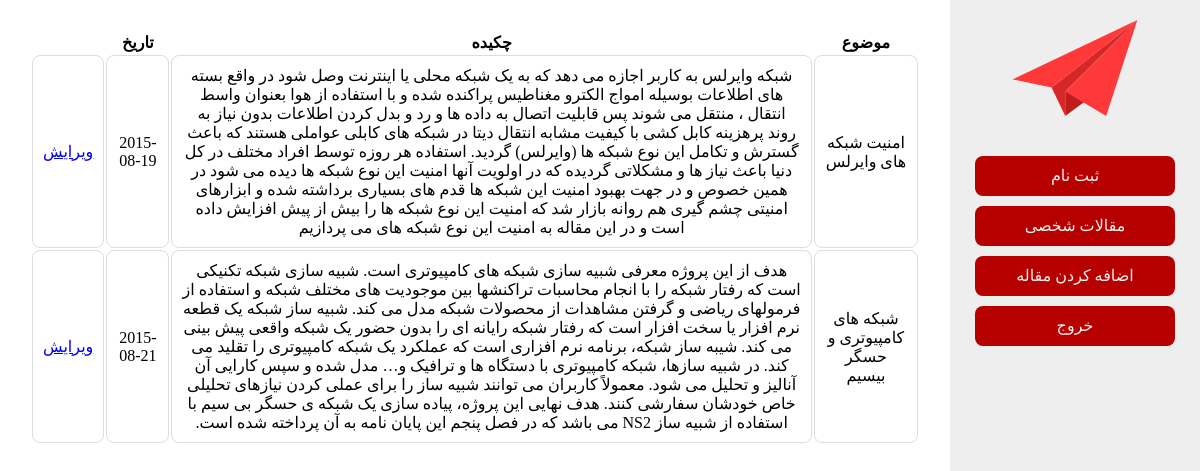
/user/user_papers.php (signed in), run on the app's committed database.
### tables this page shows
CREATE TABLE IF NOT EXISTS `papers` (
  `id` int(11) NOT NULL AUTO_INCREMENT,
  `user` int(11) NOT NULL,
  `subject` varchar(1024) NOT NULL,
  `date` date NOT NULL,
  `summary` varchar(10240) NOT NULL,
  `accept` int(11) DEFAULT NULL,
  PRIMARY KEY (`id`)
);

### src/user/user_papers.php (the view, shortened to what this page needs)
<?php
include "../com/conn.php";
include "user_nav.php";
$user = $_SESSION['user'];
$sql = "
    SELECT
        id,
        subject,
        summary,
        date
    FROM
        papers
    WHERE
        user = $user";
$res = $db->query($sql);
$res = $res->fetchAll();
?>
<div id="content">
    <table id="papers">
        <tr>
           <th>موضوع</th>
           <th>چکیده</th>
           <th>تاریخ</th>
        </tr>
        <?php foreach($res as $row) { ?>
            <tr>
                <td><?php echo $row['subject'] ?></td>
                <td><?php echo $row['summary'] ?></td>
                <td><?php echo $row['date'] ?></td>
                <td><a href="user_edit_paper.php?paper=<?php echo $row['id'] ?>">ویرایش</a></td>
            </tr>
        <?php } ?>
    </table>
</div>

### src/css/panel.css (style rules this page uses)
#content { text-align: center; overflow: scroll; position: absolute; display: table; height: 100%; width: 100%; z-index: -1; right: 0; top: 0; }
#content table { vertical-align: middle; padding-right: 280px; padding-bottom: 30px; padding-left: 30px; padding-top: 30px; width: 100%; }
#content table td { border-style: solid; border-width: thin; border-radius: 8px; border-color: #DDD; padding: 10px; height: 40px; }

### data on the page
papers: subject "امنیت شبکه های وایرلس", summary "شبکه وایرلس به کاربر اجازه می دهد که به یک شبکه محلی یا اینترنت وصل شود در واقع بسته های اطلاعات بوسیله امواج الکترو مغناطیس پراکنده شده و با استفاده از هوا بعنوان واسط انتقال ، منتقل می شوند پس قابلیت اتصال به داده ها و رد و بدل کردن اطلاعات بدون نیاز به روند پرهزینه کابل کشی با کیفیت مشابه انتقال دیتا در شبکه های کابلی عواملی هستند که باعث گسترش و تکامل این نوع شبکه ها (وایرلس) گردید. استفاده هر روزه توسط افراد مختلف در کل دنیا باعث نیاز ها و مشکلاتی گردیده که در اولویت آنها امنیت این نوع شبکه ها دیده می شود در همین خصوص و در جهت بهبود امنیت این شبکه ها قدم های بسیاری برداشته شده و ابزارهای امنیتی چشم گیری هم روانه بازار شد که امنیت این نوع شبکه ها را بیش از پیش افزایش داده است و در این…", date "2015-08-19"
papers: subject "شبکه های کامپیوتری و حسگر بیسیم", summary "هدف از این پروژه معرفی شبیه سازی شبکه های کامپیوتری است. شبیه سازی شبکه تکنیکی است که رفتار شبکه را با انجام محاسبات تراکنشها بین موجودیت های مختلف شبکه و استفاده از فرمولهای ریاضی و گرفتن مشاهدات از محصولات شبکه مدل می کند. شبیه ساز شبکه یک قطعه نرم افزار یا سخت افزار است که رفتار شبکه رایانه ای را بدون حضور یک شبکه واقعی پیش بینی می کند. شیبه ساز شبکه، برنامه نرم افزاری است که عملکرد یک شبکه کامپیوتری را تقلید می کند. در شبیه سازها، شبکه کامپیوتری با دستگاه ها و ترافیک و… مدل شده و سپس کارایی آن آنالیز و تحلیل می شود. معمولاً کاربران می توانند شبیه ساز را برای عملی کردن نیازهای تحلیلی خاص خودشان سفارشی کنند. هدف نهایی این پروژه، پیاده سازی یک شبکه ی حسگر بی سیم با استفاده از شبیه ساز NS2…", date "2015-08-21"
